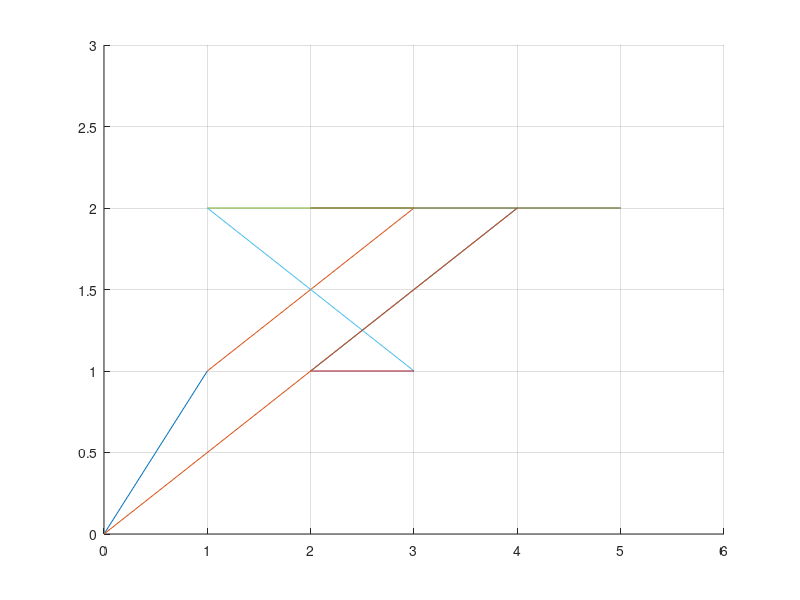

Recreate this plot in MATLAB.
%% Test of route generation for genetic algorithm
%% FE 2020

%% Mostly manually set start and end positions with random target groups for each seedling
n = 4;
vertices = 2*n+1;
startEnd = [0 0];
seedlings = [1 1 randi([1 2],1),
             1 2 randi([1 2],1),
             2 1 randi([1 2],1),
             2 2 randi([1 2],1)];
target1 = [3 2,
           3 1,
           4 2,
           4 1];
       
target2 = [5 2,
           5 1,
           6 2,
           6 1];
%% Generate population an route vector depending on population       
population = randperm(n,n);
routeMatrix = zeros(vertices+1, 2);
posCount = 2;
targetCount1 = 1;
targetCount2 = 1;
for i = 1:length(population)
    routeMatrix(posCount,:) = seedlings(population(i),1:2);
    if seedlings(population(i),3) == 1
        routeMatrix(posCount+1,:) = target1(targetCount1,:);
        targetCount1 = targetCount1 + 1;
    end
    if seedlings(population(i),3) == 2
        routeMatrix(posCount+1,:) = target2(targetCount2,:);
        targetCount2 = targetCount2 + 1;
    end
    posCount = posCount + 2;
end

%% Calculation of route length
routeLength = 0;
for i = 2:vertices
    verticeLength = abs(sqrt(routeMatrix(i,1)^2+routeMatrix(i,2)^2)...
        - sqrt(routeMatrix(i-1,1)^2+routeMatrix(i-1,2)^2))
    routeLength = routeLength + verticeLength
end

%% Plot route
figure(1);
xlim([0 6]);
ylim([0 3]);
grid on;
for i = 1:vertices
    hold on
    plot(routeMatrix([i, i+1],1), routeMatrix([i, i+1],2))
    hold off
end
